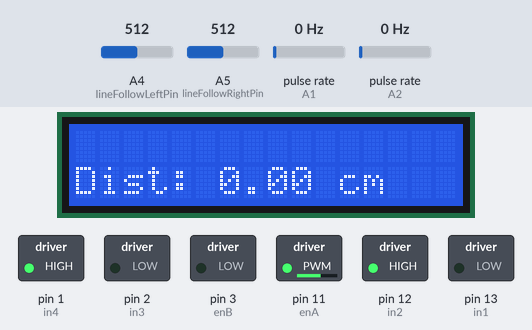
A sketch run on a simulated Arduino Uno, built with avr-gcc and run on an emulated ATmega328P. Parts: 16×2 character LCD, switched loads named in the sketch (green lamp = pin HIGH). Wiring (inferred from the names in the program): 2 × pulse sensor: data A1 / data A2. Inputs (shaded band) come from the test bench; at power-on: pulse rate (sensors on A1, A2) 0 Hz, A5 (lineFollowRightPin) = 512, A4 (lineFollowLeftPin) = 512.

Above: at 1.2 s.
1.3 s: pulse rate (sensor on A1) set to 196 Hz
At 1.47 s:
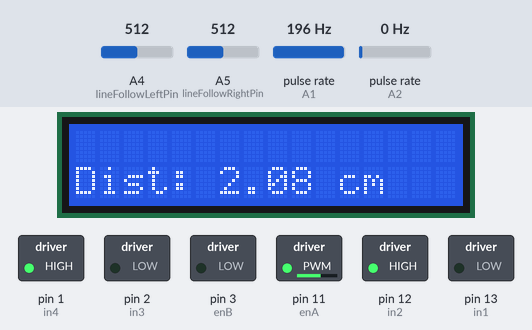
4.3 s: pulse rate (sensor on A2) set to 50 Hz
At 4.51 s:
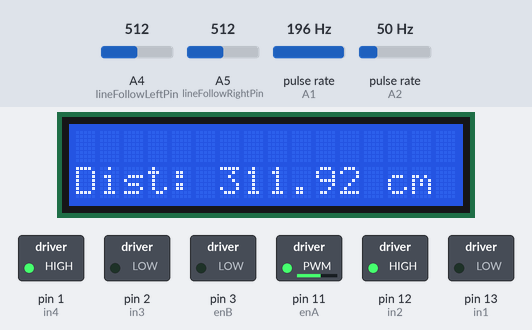
7.3 s: A5 (lineFollowRightPin) set to 521
10.3 s: A5 (lineFollowRightPin) set to 543
13.3 s: pulse rate (sensor on A1) set to 4 Hz
At 13.63 s:
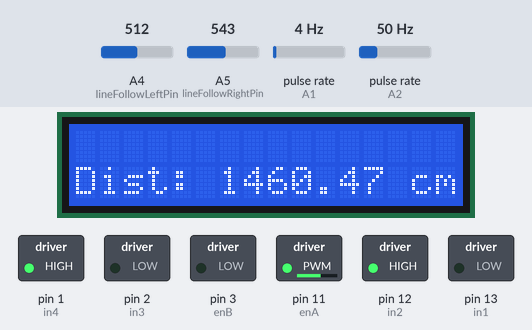
16.3 s: A4 (lineFollowLeftPin) set to 445
19.3 s: A4 (lineFollowLeftPin) set to 416
At 19.71 s:
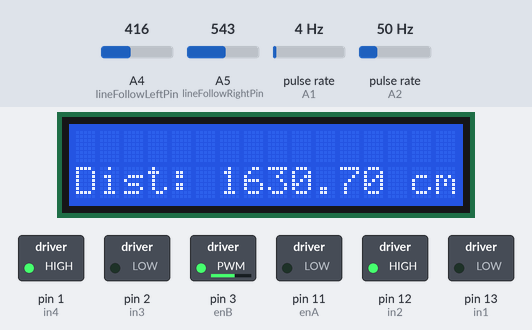
Timing chart, 0 to 22.3 s (numbered marks = the images above; inputs shaded):
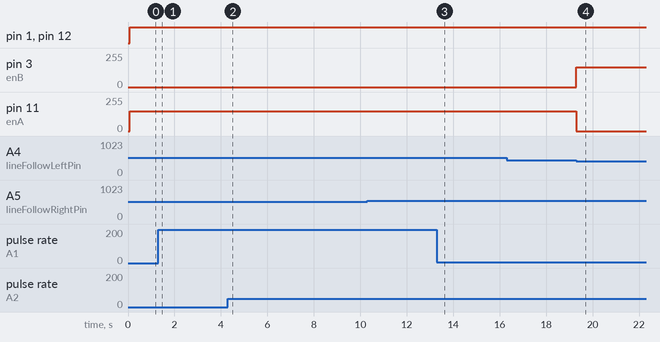

The sketch:

Week2_finaltask.ino
```cpp
#include <LiquidCrystal.h>

#define enA 11  // PWM pin for speed control (left)
#define in1 13  // Input pin 1
#define in2 12  // Input pin 2

#define enB 3  // PWM pin for speed control (right)
#define in3 2  // Input pin 3
#define in4 1  // Input pin 4

const int lineFollowRightPin = A5;
const int lineFollowLeftPin = A4;

const int encoderRightPin = A1;
const int encoderLeftPin = A2;

#define FORWARD 1
#define BACKWARD 0


#define CM_PER_COUNT 0.519  // (pi*66.1/10)/20/2

LiquidCrystal lcd(8, 9, 4, 5, 6, 7);

int state = 0;
unsigned long lastMillis;

volatile unsigned long rightCount = 0;
volatile unsigned long leftCount = 0;
int stopCounter = 0;

void rotateMotorA(int speed, int direction) {
  speed = constrain(speed, 0, 255);
  analogWrite(enA, speed);
  if (direction == FORWARD) {
    digitalWrite(in1, LOW);
    digitalWrite(in2, HIGH);
  } else if (direction == BACKWARD) {
    digitalWrite(in1, HIGH);
    digitalWrite(in2, LOW);
  }
}

void rotateMotorB(int speed, int direction) {
  speed = constrain(speed, 0, 255);
  analogWrite(enB, speed);
  if (direction == FORWARD) {
    digitalWrite(in3, LOW);
    digitalWrite(in4, HIGH);
  } else if (direction == BACKWARD) {
    digitalWrite(in3, HIGH);
    digitalWrite(in4, LOW);

  }
}

void stopMotors() {
  analogWrite(enA, 0);
  analogWrite(enB, 0);
  digitalWrite(in1, LOW);
  digitalWrite(in2, LOW);
  digitalWrite(in3, LOW);
  digitalWrite(in4, LOW);
}

ISR(PCINT1_vect) {
  uint8_t portState = PINC;

  int rightState = (portState >> 1) & 1;
  int leftState = (portState >> 2) & 1;

  static int lastRightState = 0;
  static int lastLeftState = 0;

  if (rightState != lastRightState) {
    rightCount++;
  }
  if (leftState != lastLeftState) {
    leftCount++;
  }

  lastRightState = rightState;
  lastLeftState = leftState;
}

void setup() {
  lcd.begin(16, 2);
  lcd.clear();

  pinMode(enA, OUTPUT);
  pinMode(in1, OUTPUT);
  pinMode(in2, OUTPUT);
  pinMode(enB, OUTPUT);
  pinMode(in3, OUTPUT);
  pinMode(in4, OUTPUT);

  pinMode(lineFollowRightPin, INPUT);
  pinMode(lineFollowLeftPin, INPUT);
  pinMode(encoderRightPin, INPUT);
  pinMode(encoderLeftPin, INPUT);


  PCICR |= (1 << PCIE1);
  PCMSK1 |= (1 << PCINT9) | (1 << PCINT10);

  stopMotors();

  lastMillis = millis();
}

void loop() {
  lcd.clear();

  int leftVal = analogRead(lineFollowLeftPin);
  int rightVal = analogRead(lineFollowRightPin);
  if (leftVal < 430 && rightVal < 430) {

    float avgCounts = (leftCount + rightCount) / 2.0;
    float distance = avgCounts * CM_PER_COUNT;

    unsigned long currentMillis = millis();
    unsigned long milliseconds = (currentMillis - lastMillis) % 1000;
    unsigned long seconds = (currentMillis - lastMillis) / 1000;
    char formattedTime[8];
    sprintf(formattedTime, "%02ld:%03ld", seconds, milliseconds);
    lcd.clear();
    lcd.setCursor(0, 0);
    lcd.print("Time: ");
    lcd.setCursor(6, 0);
    lcd.print(formattedTime);
    lcd.setCursor(0, 1);
    lcd.print("Dist: ");
    lcd.print(distance);
    lcd.print(" cm");

    stopCounter++;
    if (stopCounter > 5) {
      while (1) {
        stopMotors();
      }
    }
  } else {
    stopCounter = 0;
  }
  // lcd.setCursor(0, 0);
  // lcd.print("L:");
  // lcd.print(leftVal);
  // lcd.setCursor(8, 0);
  // lcd.print("R:");
  // lcd.print(rightVal);

  if (state == 0) {
    rotateMotorA(0, FORWARD);
    rotateMotorB(150, FORWARD);
  } else {
    rotateMotorA(150, FORWARD);
    rotateMotorB(0, FORWARD);
  }

  if (leftVal < 430) {
    state = 0;
  } else if (rightVal < 530) {
    state = 1;
  }


  float avgCounts = (leftCount + rightCount) / 2.0;
  float distance = avgCounts * CM_PER_COUNT;

  lcd.setCursor(0, 1);
  lcd.print("Dist: ");
  lcd.print(distance);
  lcd.print(" cm");
}
```

Measured:
- the behaviour switches between 430 and 429 on A4 (lineFollowLeftPin) (found by bisection; images 3 and 4)
- after the input at 1.3 s, the display: changes at once (image 1)
- after the input at 19.3 s, pin 3 (enB): 0/255 → 150/255 at once; pin 11 (enA): 150/255 → 0/255 at once
